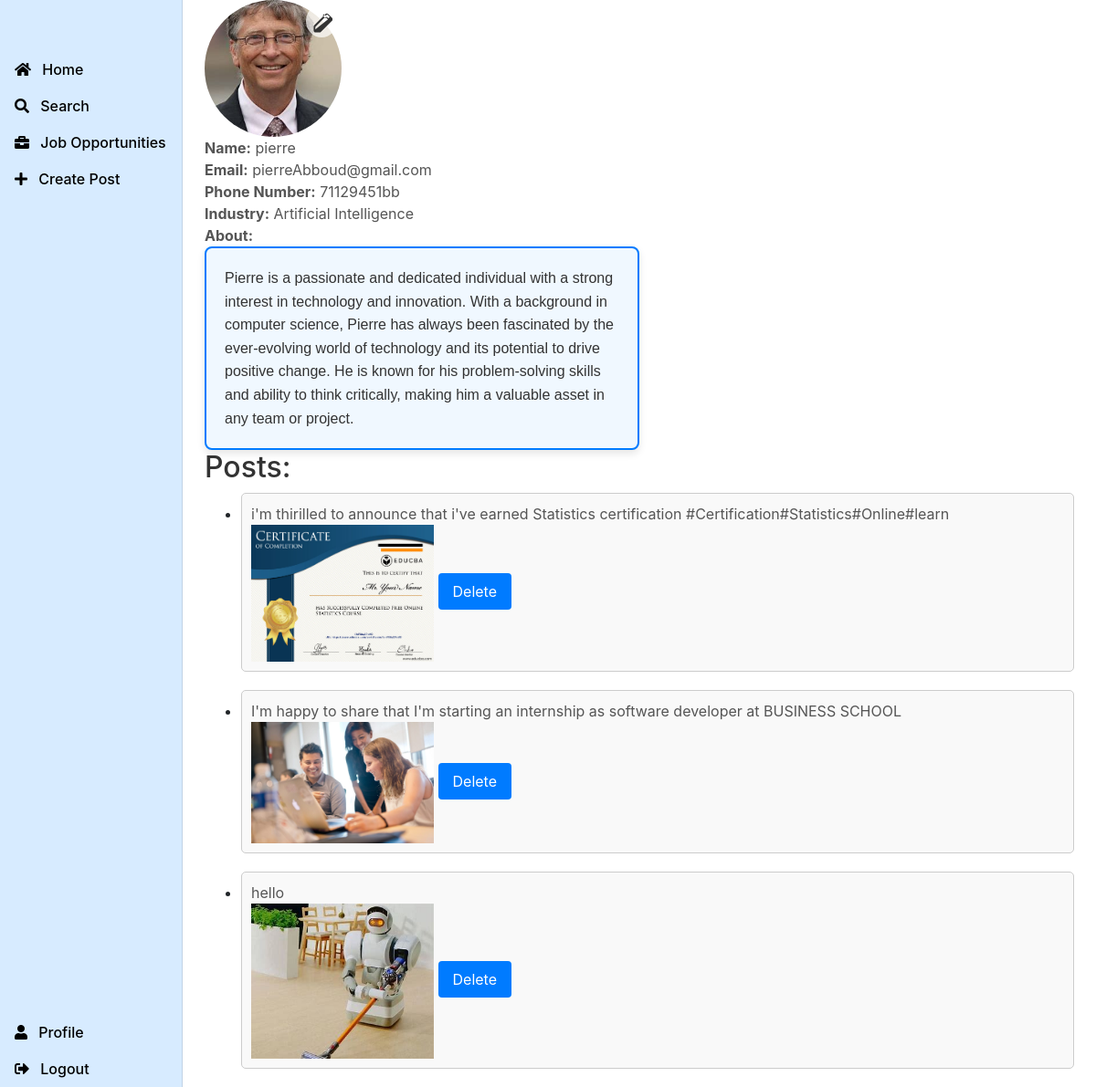
Screenshot of /profile/ (signed in) with the database file from the repository.
### jobs/models.py (models this page shows, shortened)
class CustomUser(AbstractUser):
    date_of_birth = models.DateField(null=True, blank=True)
    full_name = models.CharField(max_length=100)
    gender = models.CharField(max_length=10, choices=(('male', 'Male'), ('female', 'Female')))
    email = models.EmailField(max_length=254)
    phone = models.CharField(max_length=15)
    industry_name = models.CharField(max_length=100)
    profile_image = models.ImageField(upload_to='profile_images/', null=True, blank=True)
    headline = models.CharField(max_length=255, blank=True)
    about = models.TextField(blank=True)
    location = models.CharField(max_length=100, blank=True)
    date_of_creation = models.DateField(null=True, blank=True)

class Post(models.Model):
    content = models.TextField(max_length=2000)
    created_by = models.ForeignKey(CustomUser, on_delete=models.CASCADE)
    created_on = models.DateTimeField(auto_now_add=True)
    file = models.FileField(upload_to='post_files/', null=True, blank=True)
    image = models.ImageField(upload_to='post_images/', null=True, blank=True)

### jobs/views.py (the view)
# urls.py: path('profile/', views.profile, name='profile'),
def profile(request):
    posts = Post.objects.filter(created_by=request.user)
    industries = Industry.objects.all()
    return render(request, 'profile.html', {'posts': posts, 'user': request.user, 'industries': industries})

### jobs/templates/profile.html (shortened to what this page needs)
{% extends 'base.html' %}
{% block content %}
<!DOCTYPE html>
<html lang="en">
<head>
</head>
<body>
    {% if user.profile_image %}
    <div class="profile-picture-container">
        <img src="{{ user.profile_image.url }}" alt="Profile Picture" class="profile-picture">
        <a href="{% url 'update_profile_image' %}" class="edit-button">
        </a>
    </div>
    {% else %}
    <p>No profile picture uploaded.</p>
    <a href="{% url 'update_profile_image' %}" class="edit-button">Upload Profile Picture</a>
    {% endif %}
    <p><strong>Name:</strong> {{ user.username }}</p>
    <p><strong>Email:</strong> {{ user.email }}</p>
    <p><strong>Phone Number:</strong> {{ user.phone }}</p>
    <p><strong>Industry:</strong> {{ user.industry_name }}</p>
    <form method="post" action="{% url 'update_about' %}">
        <p><strong>About:</strong></p>
        <div id="about" class="about-box">{{ user.about }}</div>
    </form>
    <h2>Posts:</h2>
    <ul>
        {% for post in posts %}
        <li>
            <div class="post-container">
                <form action="{% url 'delete_post' post.id %}" method="post">
                    <p>{{ post.content }}</p>
                    {% if post.image %}
                    <img src="{{ post.image.url }}" alt="Post Image" class="post-image">
                    {% endif %}
                    <button type="submit">Delete</button>
                </form>
            </div>
        </li>
        {% endfor %}
    </ul>
</body>
</html>
{% endblock %}

### jobs/templates/base.html (shortened to what this page needs)
<!DOCTYPE html>
<html lang="en">
<head>
    <link rel="stylesheet" href="https://stackpath.bootstrapcdn.com/bootstrap/4.5.2/css/bootstrap.min.css">
    <link rel="stylesheet" href="https://cdnjs.cloudflare.com/ajax/libs/font-awesome/5.15.4/css/all.min.css">
</head>
<body>
    <div class="container-fluid">
        <div class="row">
            <nav class="col-md-2 d-none d-md-block bg-light sidebar">
                <div class="sidebar-sticky">
                    <ul class="nav flex-column">
                        <li class="nav-item">
                            <a class="nav-link " href="{% url 'hello_user' %}">
                                <i class="fas fa-home"></i> Home
                            </a>
                        </li>
                        <li class="nav-item">
                            <a class="nav-link" href="{% url 'search' %}">
                                <i class="fas fa-search"></i> Search
                            </a>
                        </li>
                        <li class="nav-item">
                            <a class="nav-link" href="{% url 'all_jobs' %}">
                                <i class="fas fa-briefcase"></i> Job Opportunities
                            </a>
                        </li>
                        <li class="nav-item">
                            <a class="nav-link" href="{% url 'create_post' %}">
                                <i class="fas fa-plus"></i> Create Post
                            </a>
                        </li>
                    </ul>
                </div>
                <ul class="nav flex-column bottom-nav">
                    <li class="nav-item">
                        <a class="nav-link" href="{% url 'profile' %}">
                            <i class="fas fa-user"></i> Profile
                        </a>
                    </li>
                    <li class="nav-item">
                        <a class="nav-link" href="{% url 'logout' %}">
                            <i class="fas fa-sign-out-alt"></i> Logout
                        </a>
                    </li>
                </ul>
            </nav>
            <main role="main" class="col-md-9 ml-sm-auto col-lg-10 px-4">
                {% block content %}
                {% endblock %}
            </main>
        </div>
    </div>
</body>
</html>

### jobs/templates/base.html (style rules this page uses)
.sidebar { position: fixed; top: 0; bottom: 0; left: 0; z-index: 100; padding: 48px 0 0; box-shadow: inset -1px 0 0 rgba(0, 0, 0, .1); display: flex; flex-direction: column; background-color: #d7ebff !important; }
.sidebar-sticky { position: relative; top: 0; padding-top: .5rem; overflow-x: hidden; overflow-y: auto; flex-grow: 1; }
.nav-link { font-weight: 500; color: #000000; transition: color 0.3s ease; }
.nav-link i { margin-right: 8px; }
.bottom-nav { position: absolute; bottom: 0; width: 100%; padding: 0; margin: 0; }

### jobs/templates/profile.html (style rules this page uses)
.post-image { max-width: 200px; max-height: 200px; }
.post-container { border: 1px solid #ccc; padding: 10px; margin-bottom: 20px; border-radius: 5px; background-color: #f9f9f9; }
.profile-picture-container { position: relative; display: inline-block; }
.profile-picture { border-radius: 50%; width: 150px; height: 150px; object-fit: cover; object-position: center; }
.edit-button { position: absolute; top: 5px; right: 5px; background-color: rgba(255, 255, 255, 0.7); padding: 5px; border-radius: 50%; cursor: pointer; color: #333; text-decoration: none; }
p { margin: 0; color: #555; }
h2 { color: #333; }
.about-box { width: 50%; padding: 20px; border: 2px solid #007bff; border-radius: 8px; background-color: #f0f8ff; color: #333; font-size: 16px; font-family: Arial, sans-serif; line-height: 1.6; box-shadow: 0 4px 8px rgba(0, 0, 0, 0.1); }
button[type="submit"] { background-color: #007bff; color: #fff; border: none; padding: 8px 16px; border-radius: 4px; cursor: pointer; }

### rows the page displays
CustomUser: profile_image (picture), username "pierre", email "pierreAbboud@gmail.com", phone "71129451bb", industry_name "Artificial Intelligence", about "Pierre is a passionate and dedicated individual with a strong interest in technology and innovation. With a background in computer science, Pierre has always been fascinated by the ever-evolving world of technology and its potential to drive positive change. He is known for his problem-solving skills and ability to think critically, making him a valuable asset in any team or project."
Post: content "i'm thirilled to announce that i've earned Statistics certification #Certification#Statistics#Online#learn", image (picture)
Post: content "I'm happy to share that I'm starting an internship as software developer at BUSINESS SCHOOL", image (picture)
Post: content "hello", image (picture)
